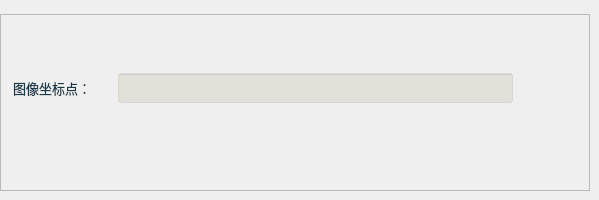
        <widget class="QWidget" name="page_3">
         <widget class="QFrame" name="frame_3">
          <property name="geometry">
           <rect>
            <x>0</x>
            <y>14</y>
            <width>590</width>
            <height>177</height>
           </rect>
          </property>
          <property name="styleSheet">
           <string notr="true"/>
          </property>
          <property name="frameShape">
           <enum>QFrame::StyledPanel</enum>
          </property>
          <property name="frameShadow">
           <enum>QFrame::Raised</enum>
          </property>
          <widget class="QPushButton" name="btnDelLinkImagePoint">
           <property name="geometry">
            <rect>
             <x>552</x>
             <y>60</y>
             <width>27</width>
             <height>27</height>
            </rect>
           </property>
           <property name="toolTip">
            <string>删除图像坐标点链接</string>
           </property>
           <property name="styleSheet">
            <string notr="true">QWidget{ border:none;border-radius: 8px;padding: 2px 4px;}
QPushButton:hover{ background-color: rgba(226, 142, 162, 100);}
QPushButton:pressed{background-color: rgba(226, 172, 162, 200);}</string>
           </property>
           <property name="text">
            <string/>
           </property>
           <property name="icon">
            <iconset resource="sub_res.qrc">
             <normaloff>:/resource/del_link.png</normaloff>:/resource/del_link.png</iconset>
           </property>
           <property name="iconSize">
            <size>
             <width>27</width>
             <height>27</height>
            </size>
           </property>
          </widget>
          <widget class="QLabel" name="label_17">
           <property name="geometry">
            <rect>
             <x>13</x>
             <y>64</y>
             <width>95</width>
             <height>19</height>
            </rect>
           </property>
           <property name="font">
            <font>
             <family>微软雅黑</family>
             <pointsize>10</pointsize>
            </font>
           </property>
           <property name="styleSheet">
            <string notr="true">color: rgba(0, 38, 56, 230);
background: transparent;</string>
           </property>
           <property name="text">
            <string>图像坐标点：</string>
           </property>
          </widget>
          <widget class="QLineEdit" name="txtLinkImagePoint">
           <property name="geometry">
            <rect>
             <x>118</x>
             <y>59</y>
             <width>395</width>
             <height>30</height>
            </rect>
           </property>
           <property name="font">
            <font>
             <family>微软雅黑</family>
             <pointsize>10</pointsize>
            </font>
           </property>
           <property name="toolTip">
            <string>cv::Point2f类型</string>
           </property>
           <property name="styleSheet">
            <string notr="true">color: rgb(0, 0, 200);
background-color: rgba(170, 170, 127,50);</string>
           </property>
           <property name="alignment">
            <set>Qt::AlignCenter</set>
           </property>
           <property name="readOnly">
            <bool>true</bool>
           </property>
          </widget>
          <widget class="QPushButton" name="btnLinkImagePoint">
           <property name="geometry">
            <rect>
             <x>518</x>
             <y>60</y>
             <width>27</width>
             <height>27</height>
            </rect>
           </property>
           <property name="toolTip">
            <string>链接图像坐标点</string>
           </property>
           <property name="styleSheet">
            <string notr="true">QWidget{ border:none;border-radius: 8px;padding: 2px 4px;}
QPushButton:hover{ background-color: rgba(85, 150, 127, 100);}
QPushButton:pressed{background-color: rgba(85, 180, 127, 160);}</string>
           </property>
           <property name="text">
            <string/>
           </property>
           <property name="icon">
            <iconset resource="sub_res.qrc">
             <normaloff>:/resource/link.png</normaloff>:/resource/link.png</iconset>
           </property>
           <property name="iconSize">
            <size>
             <width>27</width>
             <height>27</height>
            </size>
           </property>
          </widget>
         </widget>
        </widget>
